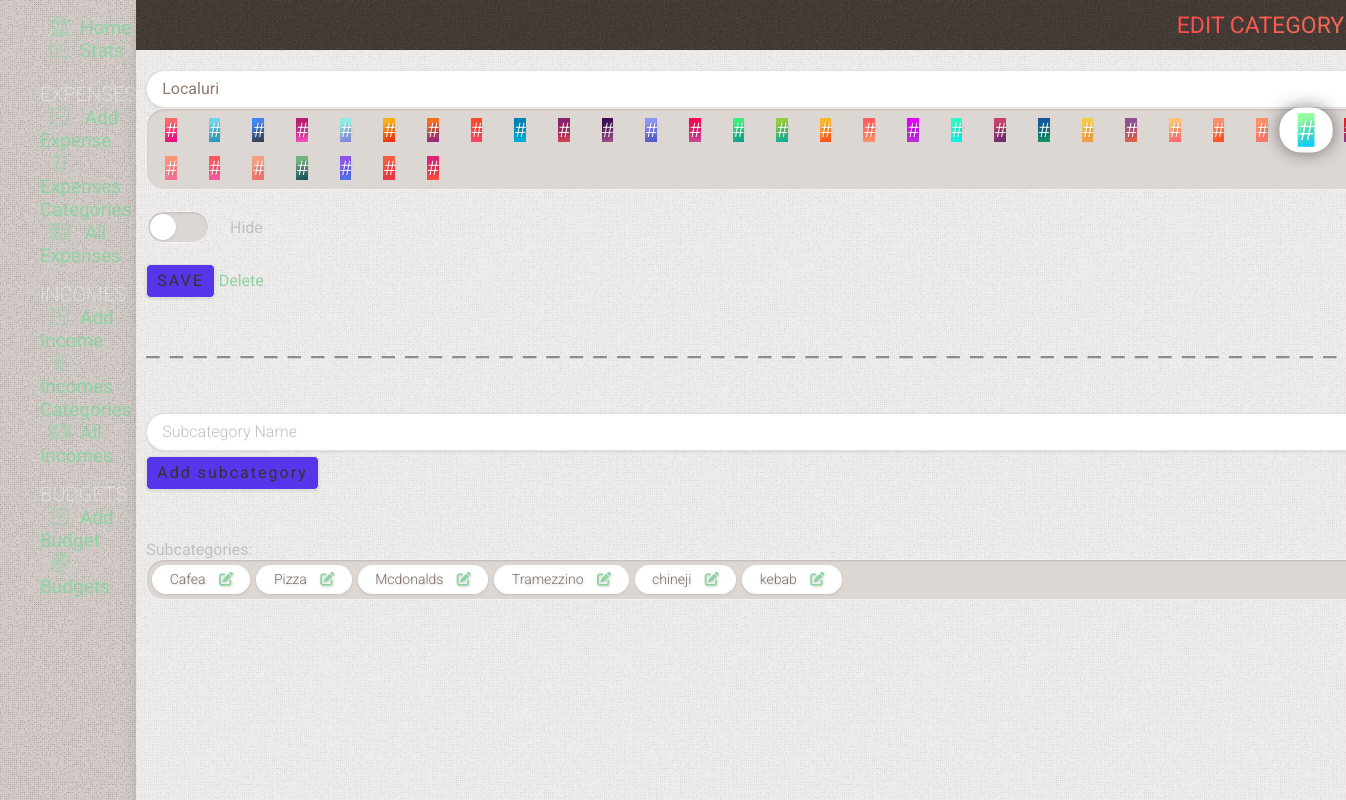
Before: /edit-category/18 with the older database file.
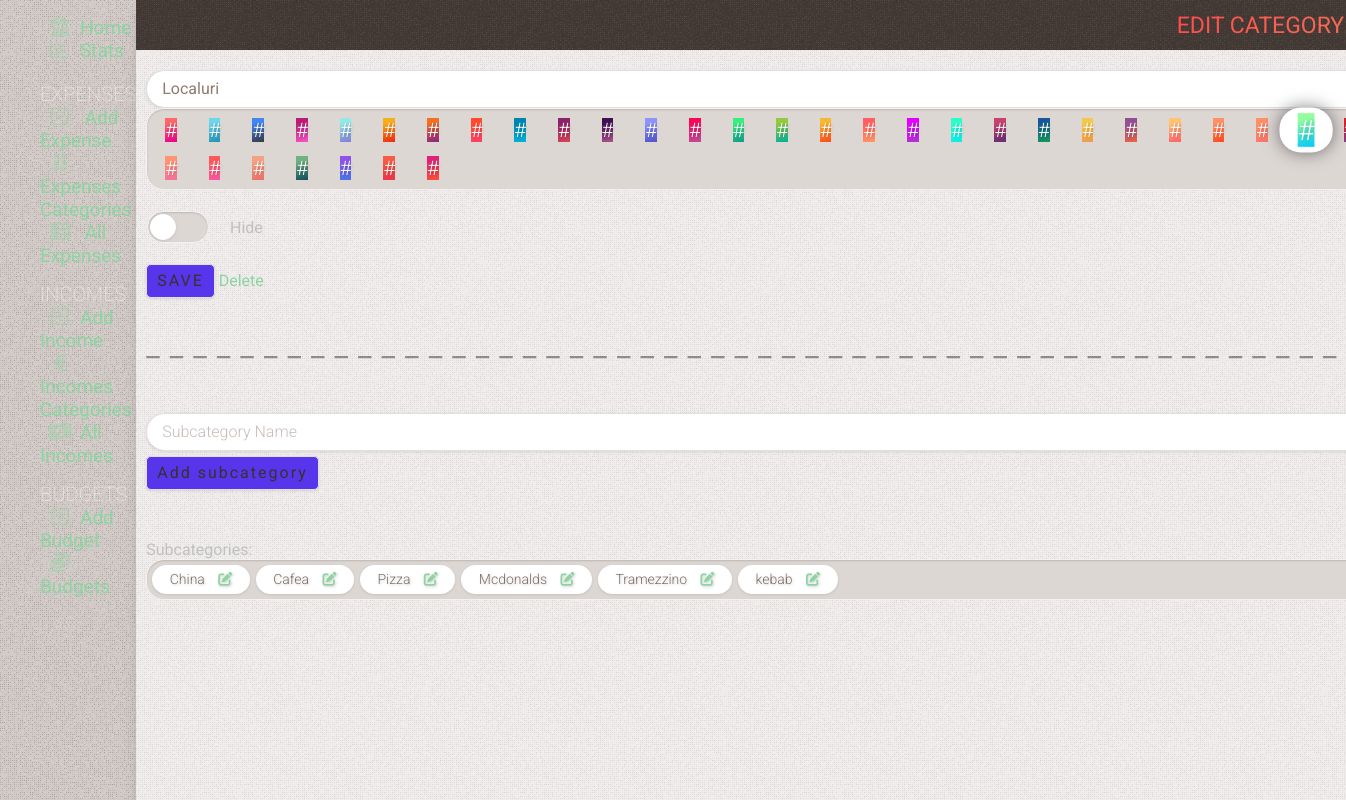
After: the same page with the newer database file.
### tables this page shows
CREATE TABLE categories
(
    id    INTEGER PRIMARY KEY AUTOINCREMENT,
    name  TEXT NOT NULL,
    color TEXT,
    state TEXT DEFAULT false
);

CREATE TABLE subcategories
(
    id          INTEGER PRIMARY KEY AUTOINCREMENT,
    name        TEXT    NOT NULL,
    category_id INTEGER NOT NULL,
    state       TEXT DEFAULT false

);

### app.py (the view, shortened to what this page needs)
@app.route('/edit-category/<int:id>', methods=('GET', 'POST'))
def edit_category(id):
    category = get_category(id)
    subcategory = get_subcategory(id)
    conn = get_db_connection()
    subcategories = \
        conn.execute(''
                     'SELECT subcategories.id as sub_id, '
                     'subcategories.name sub_name, '
                     'subcategories.state as sub_state, '
                     'subcategories.category_id as sub_cat_id, '
                     'categories.id as cat_id '
                     'FROM subcategories '
                     'LEFT JOIN categories ON cat_id = sub_cat_id '
                     'WHERE cat_id = sub_cat_id '
                     'ORDER BY sub_state '
                     ).fetchall()
    return render_template('edit_category.html', title='Edit Category', gradient='text-gradient-red', category=category,
                           subcategories=subcategories, subcategory=subcategory)

### app.py (called while the page is built)
def get_db_connection():
    conn = sqlite3.connect('static/database.db')
    conn.row_factory = sqlite3.Row
    return conn

def get_category(category_id):
    conn = get_db_connection()
    category = conn.execute('SELECT * FROM categories WHERE id = ?', (category_id,)).fetchone()
    conn.close()
    if category is None:
        abort(404)
    return category

def get_subcategory(subcategory_id):
    conn = get_db_connection()
    subcategory = conn.execute('SELECT * FROM subcategories WHERE id = ?', (subcategory_id,)).fetchone()
    conn.close()
    if subcategory is None:
        abort(404)
    return subcategory

### templates/edit_category.html (shortened to what this page needs)
{% extends 'base.html' %} {% block content %}
	<div class="page_title {{ gradient }}" >
		<span >{% block title %}{{ title }}:
			<strong >{{ category['name'] }}</strong > {% endblock %}</span ></div >
	<div class="content" >
		<form method="post" >
			<input type="text" autofocus name="category" placeholder="Category Name" class="form-control"
						 value="{{ request.form['name'] or category['name'] }}" />
			<div class="radio-group category-group" >
				{% for i in range(37) %}
					<label for="gradient_{{ i }}"
								 style="{% if  category['color'] == 'gradient_'+ i|string %} transform: scale(1.4); box-shadow: 0 0 12px rgba(0,0,0,0.5) {% endif %}" ><span
							class="gradient_{{ i }}" >#</span ></label >
				{% endfor %}
			</div >
			<div class="mt-20 flex gap-20 items-center" >
				<div class="switch switch-big" >
					<label for="hide_category" ></label >
				</div >
				Hide
			</div >
			<button type="submit" class="send-button mt-20" name="cat" >Save</button >
			<a href="/category-delete/{{ category['id'] }}" >Delete</a >
		</form >
		<div class="divider" ></div >
		<form method="post" class="mt-50" >
			<div class="form-group mt-5" >
				<input type="text" name="subcategory" placeholder="Subcategory Name" class="form-control"
							 value="{{ request.form['subcategory'] }}" />
			</div >
			<div class="form-group mt-5" >
				<button type="submit" class="add-button" name="subcat" >
					Add subcategory
				</button >
			</div >
		</form >
		<div class="mt-50" >Subcategories:</div >
		<div class="flex flex-wrap radio-group category-group" >
			{% for subcategory in subcategories if (category['id'] ==  subcategory['sub_cat_id']) %}
				<label class="badge badge-subcategory {% if subcategory['sub_state'] == 'true' %} hide-category {% endif %}" >
					{{ subcategory['sub_name'] }}
					<a href="/edit-subcategory/{{ subcategory['sub_id'] }}" class="ml-10" ><i
							class="fa-solid fa-pen-to-square" ></i ></a >
				</label >
			{% else %}
				<div class="no-results m-0 my-10 opacity-50" >You have no subcategories in this category</div >
			{% endfor %}
		</div >
	</div >
{% endblock %}

### templates/base.html (shortened to what this page needs)
<!DOCTYPE html>
<html lang="en" class="dark-theme" >
<head >
	<link rel="stylesheet" href="{{ url_for('static', filename= 'css/splide.min.css') }}" />
	<link rel="stylesheet" href="https://cdnjs.cloudflare.com/ajax/libs/font-awesome/6.0.0-beta3/css/all.min.css" />
	<link rel="stylesheet" href="{{ url_for('static', filename= 'css/mmenu.css') }}" />
	<link rel="stylesheet" href="{{ url_for('static', filename= 'css/styles.css') }}" />
</head >
<body class="w-full flex flex-col" >
<div class="flex container w-full h-full flex-1" >
	<nav id="menu" >
		<ul class="list-menu" >
			<li ><a href="{{ url_for('index') }}" ><i class="fa-solid fa-bank" ></i >Home</a ></li >
			<li class="list-stats" ><a href="{{ url_for('stats') }}" ><i class="fa-regular fa-chart-bar" ></i >Stats</a >
			</li >
			<li class="list-title mt-20" ><span >Expenses</span >
			<li class="list-expense" ><a href="{{ url_for('add') }}" >
				<i class="fa fa-regular fa-square-minus" ></i >
				Add Expense</a >
			</li >
			<li class="list-expense" >
				<a href="{{ url_for('categories') }}" >
					<i class="fa fa-grip-vertical" ></i >
					Expenses Categories</a >
			</li >
			<li class="list-expense" >
				<a href="{{ url_for('all_expenses') }}" >
					<i class="fa fa-solid fa-table-list" ></i >
					All Expenses</a >
			</li >
			</li >
			<li class="list-title" ><span >Incomes</span >
			<li class="list-income" ><a href="{{ url_for('add_income') }}" ><i class="fa fa-regular fa-square-plus" ></i >Add
																																																										Income</a >
			</li >
			<li class="list-income" ><a href="{{ url_for('categories_income') }}" ><i class="fa fa-solid fa-euro-sign" ></i >Incomes
																																																											 Categories</a >
			</li >
			<li class="list-income" ><a href="{{ url_for('incomes') }}" ><i class="fa fa-solid fa-money-bill-1-wave" ></i >All
																																																										 Incomes</a >
			</li >
			</li >
			<li class="list-title" ><span >Budgets</span >
			<li class="list-budget" ><a href="{{ url_for('add_budget') }}" ><i class="fa fa-regular fa-square-plus" ></i >Add
																																																										Budget</a >
			</li >
			<li class="list-budget" ><a href="{{ url_for('budgets') }}" ><i class="fa-solid fa-coins" ></i >Budgets</a ></li >
			</li >
		</ul >
	</nav >
	<div class="right-container overflow--hidden flex-1 " >
		{% block content %} {% endblock %}
	</div >
</div >
<link rel="stylesheet" href="https://cdn.jsdelivr.net/npm/flatpickr/dist/flatpickr.min.css" >
</body >
</html >

### static/css/mmenu.css (style rules this page uses)
:root { --mm-line-height: 20px; --mm-listitem-size: 44px; --mm-navbar-size: 44px; --mm-offset-top: 0; --mm-offset-right: 0; --mm-offset-bottom: 0; --mm-offset-left: 0; --mm-color-border: rgba(0, 0, 0, 0.1); --mm-color-button: rgba(0, 0, 0, 0.3); --mm-color-text: rgba(0, 0, 0, 0.75); --mm-color-text-dimmed: rgba(0, 0, 0, 0.3); --mm-color-background: #f3f3f3; --mm-color-background-highlight: rgba(0, 0, 0, 0.05); --mm-color-background-emphasis: rgba(255, 255, 255, 0.4); --mm-shadow: 0 0 10px rgba(0, 0, 0, 0.3) }
:root { --mm-iconbar-size: 50px }
:root { --mm-iconpanel-size: 50px }
:root { --mm-sidebar-collapsed-size: 50px; --mm-sidebar-expanded-size: 440px }

Changed rows visible on the page:
changed subcategories: sub_name "chineji" → "China"; moves up the list
